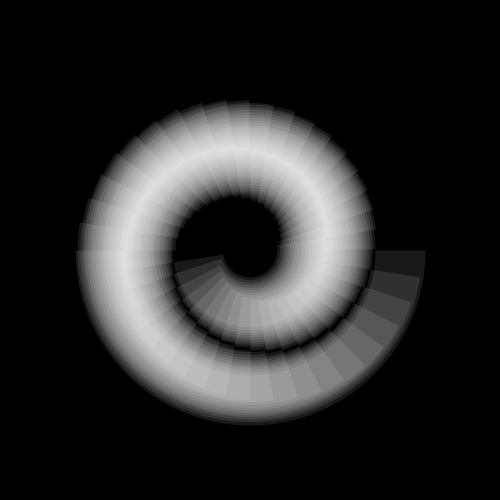
Frame 1 (no input)
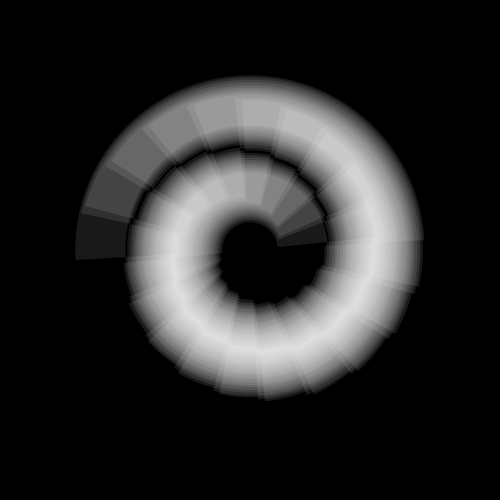
Frame 60 (the mouse pressed at the canvas centre just before this capture)
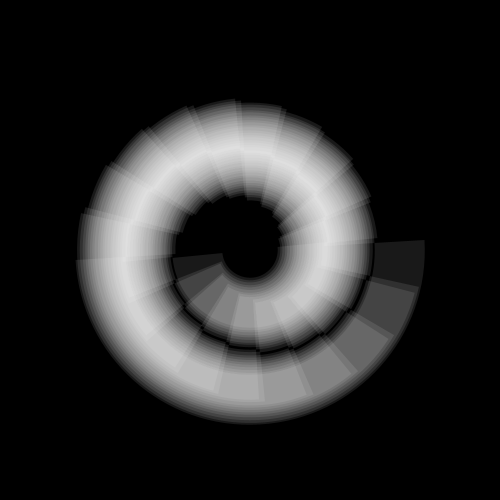
Frame 120 (the mouse held since frame 60 and released just before this capture)

The Processing sketch that drew these frames (run headless with seeded random() and noise(); from frame 60 on, the mouse is pressed at the canvas centre):

// Processing sketch: processing_153251
// ── processing_153251.pde

int num=40, dir=-1;
myArc[] arcs = new myArc[num];
float theta, start, maxsz=300, x, y;

void setup() {
  size(500, 500);
  stroke(255);
  smooth(4);
  background(0);
  noFill();
  strokeCap(SQUARE);
  strokeWeight(50);
  x = width/2;
  y = height/2;

  for (int i=0; i<num; i++) {
    float sz = maxsz - i*5;
    start = TWO_PI/num*i;
    dir*=-1;
    arcs[i] = new myArc(sz, dir, start);
  }
}

void draw() {
  background(0);
  for (int i=0; i<arcs.length; i++) {
    arcs[i].move();
  }
  theta += 0.0523;
}

class myArc {

  float sz, start;
  int dir;

  myArc(float _sz, int _dir, float _start) {
    sz= _sz;
    dir = _dir;
    start = _start;
  }

  void move() {
    pushMatrix();
    translate(width/2, height/2);
    rotate(theta*dir);
    stroke(255,25);
    arc(0, 0, sz, sz, start, start+PI);
    popMatrix();
  }
}
